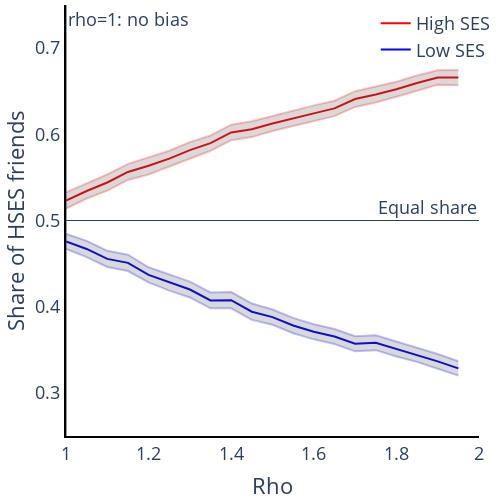

This figure's notebook cell:
### Code cell
fig1 = plotly_lines.plot_MTO_sim_results(plotly_lines(), data=df_eps_rho, x_var='rho', y_var='Network_H_Share_H', x_range=[1,2], y_range=[0,2], x_title='rho', y_title='Exposure', with_predicted=False, colors=['rgba(255,0,0,1)'])
fig2 = plotly_lines.plot_MTO_sim_results(plotly_lines(), data=df_eps_rho, x_var='rho', y_var='Network_H_Share_L', x_range=[1,2], y_range=[0,2], x_title='rho', y_title='Exposure', with_predicted=False, colors=['rgba(0,0,255,1)'])

fig1['data'][0]['name'] = 'High SES'
fig2['data'][0]['name'] = 'Low SES'

fig = go.Figure(data = fig2.data + fig1.data)

fig.update_layout(
    title = None, 
    font=dict(size = 18),
    xaxis_title = 'Rho', 
    yaxis_title = 'Share of HSES friends',
    width = 500, height = 500,
    showlegend = True, 
    legend=dict(x=0.75,y=1),
    legend_title_text = '',
    xaxis_range = [1,2],
    yaxis_range = [0.25,0.75],
    margin=dict(b=5,l=5,r=5,t=5),
    xaxis = dict(showgrid = False, showline = True, linecolor = 'rgb(0,0,0)', linewidth = 2), 
    yaxis = dict(showgrid = False, showline = True, linecolor = 'rgb(0,0,0)', linewidth = 2),
    plot_bgcolor='rgba(0,0,0,0)')


fig.add_hline(y=0.5, line_width=1, annotation_text = 'Equal share')
fig.add_vline(x=1, line_width=1, annotation_text = 'rho=1: no bias')

### Figure 1 — Plotly figure (JSON) as saved in the notebook; plotly's stock layout.template omitted (floating-point values rounded to 4 significant figures)
{"data": [{"line": {"color": "rgba(0,0,255,1)", "width": 2}, "mode": "lines", "name": "Low SES", "showlegend": true, "type": "scatter", "x": [1, 1.05, 1.1, 1.15, 1.2, 1.25, 1.3, 1.35, 1.4, 1.45, 1.5, 1.55, 1.6, 1.65, 1.7, 1.75, 1.8, 1.85, 1.9, 1.95], "y": [0.4757, 0.467, 0.4555, 0.4509, 0.437, 0.4281, 0.4199, 0.4073, 0.4075, 0.3942, 0.3879, 0.3781, 0.3709, 0.3654, 0.357, 0.3582, 0.351, 0.3443, 0.3366, 0.3284]}, {"line": {"color": "rgba(0,0,255,0.25)", "width": 2}, "mode": "lines", "showlegend": false, "type": "scatter", "x": [1, 1.05, 1.1, 1.15, 1.2, 1.25, 1.3, 1.35, 1.4, 1.45, 1.5, 1.55, 1.6, 1.65, 1.7, 1.75, 1.8, 1.85, 1.9, 1.95], "y": [0.4845, 0.4764, 0.4648, 0.4604, 0.4457, 0.4374, 0.429, 0.4165, 0.4169, 0.4037, 0.3967, 0.387, 0.3797, 0.3741, 0.3657, 0.3669, 0.3598, 0.3527, 0.3452, 0.3367]}, {"fill": "tonexty", "fillcolor": "rgba(68, 68, 68, 0.2)", "line": {"color": "rgba(0,0,255,0.25)", "width": 2}, "mode": "lines", "showlegend": false, "type": "scatter", "x": [1, 1.05, 1.1, 1.15, 1.2, 1.25, 1.3, 1.35, 1.4, 1.45, 1.5, 1.55, 1.6, 1.65, 1.7, 1.75, 1.8, 1.85, 1.9, 1.95], "y": [0.4669, 0.4576, 0.4461, 0.4414, 0.4282, 0.4187, 0.4108, 0.3981, 0.3982, 0.3847, 0.379, 0.3693, 0.3621, 0.3567, 0.3482, 0.3496, 0.3423, 0.336, 0.3279, 0.3201]}, {"line": {"color": "rgba(255,0,0,1)", "width": 2}, "mode": "lines", "name": "High SES", "showlegend": true, "type": "scatter", "x": [1, 1.05, 1.1, 1.15, 1.2, 1.25, 1.3, 1.35, 1.4, 1.45, 1.5, 1.55, 1.6, 1.65, 1.7, 1.75, 1.8, 1.85, 1.9, 1.95], "y": [0.5231, 0.5342, 0.5441, 0.5563, 0.5635, 0.5718, 0.5817, 0.5897, 0.6022, 0.6059, 0.6125, 0.6187, 0.6242, 0.63, 0.6409, 0.6462, 0.6523, 0.6595, 0.6659, 0.6658]}, {"line": {"color": "rgba(255,0,0,0.25)", "width": 2}, "mode": "lines", "showlegend": false, "type": "scatter", "x": [1, 1.05, 1.1, 1.15, 1.2, 1.25, 1.3, 1.35, 1.4, 1.45, 1.5, 1.55, 1.6, 1.65, 1.7, 1.75, 1.8, 1.85, 1.9, 1.95], "y": [0.5326, 0.5429, 0.5536, 0.5657, 0.5736, 0.5809, 0.591, 0.5986, 0.6112, 0.6151, 0.6213, 0.6278, 0.6335, 0.639, 0.6501, 0.6554, 0.661, 0.6683, 0.6743, 0.6747]}, {"fill": "tonexty", "fillcolor": "rgba(68, 68, 68, 0.2)", "line": {"color": "rgba(255,0,0,0.25)", "width": 2}, "mode": "lines", "showlegend": false, "type": "scatter", "x": [1, 1.05, 1.1, 1.15, 1.2, 1.25, 1.3, 1.35, 1.4, 1.45, 1.5, 1.55, 1.6, 1.65, 1.7, 1.75, 1.8, 1.85, 1.9, 1.95], "y": [0.5137, 0.5255, 0.5346, 0.547, 0.5534, 0.5627, 0.5724, 0.5809, 0.5932, 0.5968, 0.6037, 0.6095, 0.6149, 0.6211, 0.6318, 0.6369, 0.6436, 0.6507, 0.6575, 0.6569]}], "layout": {"annotations": [{"showarrow": false, "text": "Equal share", "x": 1, "xanchor": "right", "xref": "x domain", "y": 0.5, "yanchor": "bottom", "yref": "y"}, {"showarrow": false, "text": "rho=1: no bias", "x": 1, "xanchor": "left", "xref": "x", "y": 1, "yanchor": "top", "yref": "y domain"}], "font": {"size": 18}, "height": 500, "legend": {"title": {"text": ""}, "x": 0.75, "y": 1}, "margin": {"b": 5, "l": 5, "r": 5, "t": 5}, "plot_bgcolor": "rgba(0,0,0,0)", "shapes": [{"line": {"width": 1}, "type": "line", "x0": 0, "x1": 1, "xref": "x domain", "y0": 0.5, "y1": 0.5, "yref": "y"}, {"line": {"width": 1}, "type": "line", "x0": 1, "x1": 1, "xref": "x", "y0": 0, "y1": 1, "yref": "y domain"}], "showlegend": true, "title": {}, "width": 500, "xaxis": {"linecolor": "rgb(0,0,0)", "linewidth": 2, "range": [1, 2], "showgrid": false, "showline": true, "title": {"text": "Rho"}}, "yaxis": {"linecolor": "rgb(0,0,0)", "linewidth": 2, "range": [0.25, 0.75], "showgrid": false, "showline": true, "title": {"text": "Share of HSES friends"}}}}
